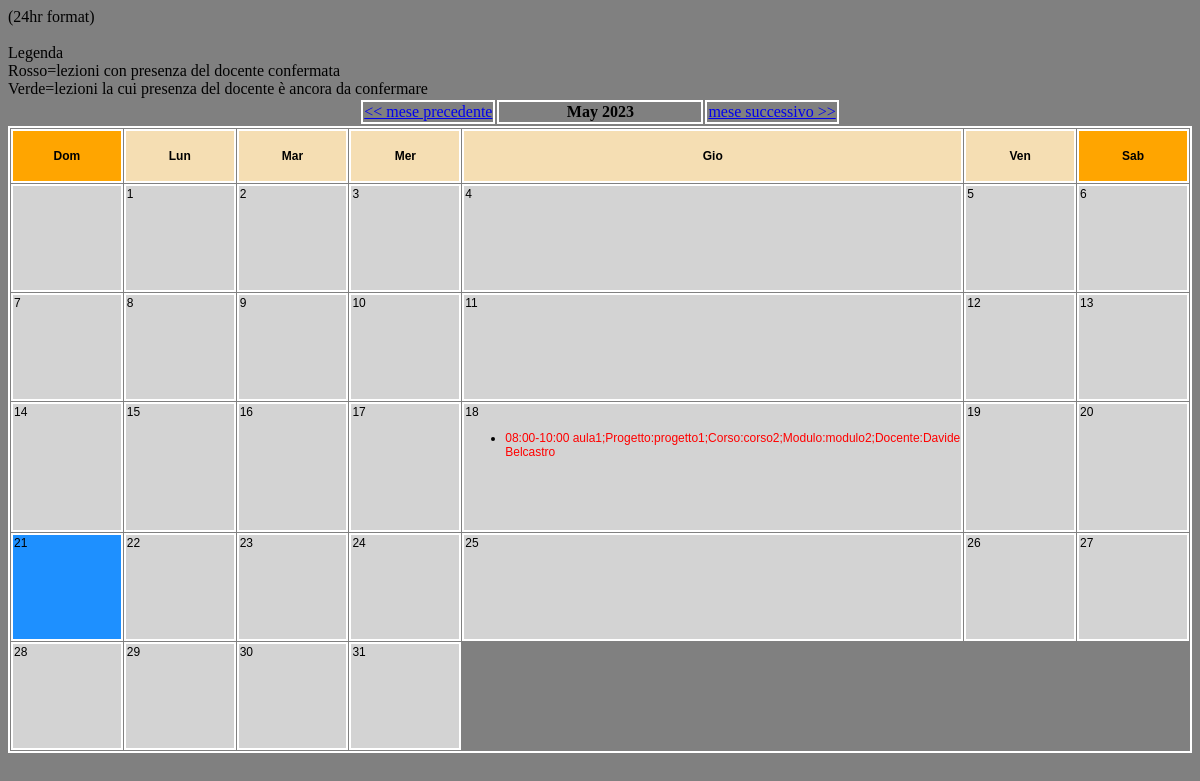
Page /agenda/registro_doc.php on the committed database.
### tables this page shows
CREATE TABLE `tb_calendario` (
  `id` int(11) NOT NULL,
  `datestamp` int(11) NOT NULL DEFAULT 0,
  `stimestamp` int(20) DEFAULT NULL,
  `etimestamp` int(20) DEFAULT NULL,
  `resource` varchar(50) DEFAULT NULL,
  `descr` varchar(50) DEFAULT NULL,
  `id_progetto` int(11) NOT NULL,
  `id_corso` int(11) NOT NULL,
  `id_modulo` int(11) DEFAULT NULL,
  `id_docente` int(11) DEFAULT -1
);

CREATE TABLE `tb_progetto` (
  `id_progetto` int(11) NOT NULL,
  `id_entefinanziante` int(11) DEFAULT 0,
  `nomeprogetto` longtext NOT NULL,
  `dtinizio` datetime DEFAULT NULL,
  `dtfine` datetime DEFAULT NULL,
  `numallieviprevisti` int(11) DEFAULT 0,
  `numallievifinali` int(11) DEFAULT 0,
  `numorepreviste` double DEFAULT 0,
  `numorerealizzate` double DEFAULT 0,
  `numoreinserite` int(11) DEFAULT 0,
  `id_user_modifica` int(11) DEFAULT NULL
);

CREATE TABLE `tb_corso` (
  `id_corso` int(11) NOT NULL,
  `id_progetto` int(11) NOT NULL DEFAULT 0,
  `titolo` varchar(255) DEFAULT '',
  `dtinizio` datetime DEFAULT NULL,
  `dtfine` datetime DEFAULT NULL,
  `orepreviste` double DEFAULT NULL,
  `oreinserite` int(11) DEFAULT 0,
  `orerealizzate` int(11) DEFAULT 0,
  `numallieviprevisti` int(11) DEFAULT NULL,
  `id_user_modifica` int(11) DEFAULT NULL
);

CREATE TABLE `tb_modulo` (
  `id_modulo` int(11) NOT NULL,
  `id_corso` int(11) NOT NULL DEFAULT 0,
  `titolo` varchar(255) DEFAULT NULL,
  `orepreviste` double DEFAULT NULL,
  `oreinserite` int(11) DEFAULT 0,
  `orerealizzate` int(11) DEFAULT 0,
  `id_user_modifica` int(11) DEFAULT NULL
);

CREATE TABLE `tb_anagrafica` (
  `id_anagrafica` int(11) NOT NULL,
  `cognome` varchar(255) DEFAULT NULL,
  `nome` varchar(255) DEFAULT NULL,
  `comune_nascita` varchar(255) DEFAULT NULL,
  `provincia_nascita` varchar(100) DEFAULT NULL,
  `data_nascita` varchar(255) DEFAULT NULL,
  `cittadinanza_id` int(6) DEFAULT NULL,
  `provincia_residenza` varchar(255) DEFAULT NULL,
  `comune_residenza` varchar(255) DEFAULT NULL,
  `cap_residenza` varchar(255) DEFAULT NULL,
  `indirizzo_residenza` varchar(255) DEFAULT NULL,
  `cf` varchar(255) DEFAULT NULL,
  `titolo_studio` varchar(255) DEFAULT NULL,
  `web` varchar(255) DEFAULT NULL,
  `email` varchar(255) DEFAULT NULL,
  `id_user_modifica` int(11) DEFAULT NULL
);

### agenda/include/calvars.inc (called while the page is built, shortened)
<?php
$events_table = "tb_calendario";
$time_standard = 0;
$TZONE = "EST";
$rowht1 = 30;
$rowht2 = 60;
$cellbg = "lightgray";
$curcellbg = "1E90FF";
$wkendbg = "orange";
$wkbg = "F5DEB3";
$tb_cellspacing = 1;
?>

### class/presenza.php (called while the page is built, shortened)
<?php
class Presenza
{
function getPresenzalezione($mysqli,$id_lezione)
{
    $stmt = $mysqli->prepare("select * FROM tb_regpresdoc where id_lezione_modulo= ?");
	$stmt->bind_param('i', $id_lezione);
    $stmt->execute();
   	$stmt->store_result();
	return$stmt->num_rows;
}
}
?>

### agenda/registro_doc.php (the view, shortened to what this page needs)
<?php
require("include/calvars.inc");
?>
<html>
<head>
<link rel="stylesheet" href="agenda/styles/calstyles.css" type="text/css">
<?php
$today = getdate();
$y2 = $today['year'];
$m2 = $today['mon'];
$d2 = $today['mday'];
$todaystring = $y2."-".$m2."-".$d2;
$localstring = $todaystring." ".$TZONE;
$todaystamp = strtotime($localstring);
if(!isset($_GET['noinc']))
{
 $timestamp = $todaystamp;
}
else
{
$timestamp=$_GET['timestamp'];
}
$m = strftime("%m",$timestamp);
$y = strftime("%Y",$timestamp);
$monthname = strftime("%B",$timestamp);
$startcol = date("w",mktime(1,1,1,$m,1,$y));
$daysinmonth = date("t",mktime(1,1,1,$m,1,$y));
?>
</head>
<body bgcolor="gray">
  <?php
if($time_standard == 0)
   echo "(24hr format)\n <br>";
else if($time_standard == 1)
  echo "(12hr format)\n <br>";
echo "\n <br>";
echo "Legenda\n <br>";
echo "Rosso=lezioni con presenza del docente confermata\n <br>";
echo "Verde=lezioni la cui presenza del docente è ancora da confermare";
?>
  </FONT><BR>
<table border="0" align="center">
  <tr align="center" valign="middle">
    <td align="right" id="meseprima"><a href="#"><< mese precedente</a></td>
    <td width="200"><FONT FACE="Verdana" SIZE=3 COLOR=black><B>
      <?php echo "$monthname $y";?></B></FONT></td>
    <td align="left"  id="mesedopo"><a href="#">mese successivo >></a></td>
  </tr>
</table>
<table style="border: 2px solid white;" cellspacing=<?php echo $tb_cellspacing?> bordercolor="black" width="100%" align="center" height="80%">
<tr class="daytitle">
   <td align="center" height="<?php echo $rowht1?>" width="14%" class="daytitle" bgcolor=<?php echo $wkendbg?>>Dom</td>
   <td align="center" height="<?php echo $rowht1?>" width="14%" class="daytitle" bgcolor=<?php echo $wkbg?>>Lun</td>
   <td align="center" height="<?php echo $rowht1?>" width="14%" class="daytitle" bgcolor=<?php echo $wkbg?>>Mar</td>
   <td align="center" height="<?php echo $rowht1?>" width="14%" class="daytitle" bgcolor=<?php echo $wkbg?>>Mer</td>
   <td align="center" height="<?php echo $rowht1?>" width="14%" class="daytitle" bgcolor=<?php echo $wkbg?>>Gio</td>
   <td align="center" height="<?php echo $rowht1?>" width="14%" class="daytitle" bgcolor=<?php echo $wkbg?>>Ven</td>
   <td align="center" height="<?php echo $rowht1?>" class="daytitle" bgcolor=<?php echo $wkendbg?>>Sab</td>
</tr>
<?php
$d = 1;
$i = 0;
print "<tr align=left valign=top bgcolor=$cellbg>";
while($i < $startcol)
{
    print "<TD>&nbsp;</TD>";
    $i++;
}
$daystring = $y."-".$m."-01 ".$TZONE;
$daystamp = strtotime($daystring);
 require_once('../configurazione/database.php');
require_once('../class/presenza.php');
$presenza= new Presenza();
while($d <= $daysinmonth)
{
    $string1 = strftime("%Y-%m-%d",$daystamp);
    if($i > 6)
    {
        print "</TR><tr align=left valign=top bgcolor=$cellbg>";
        $i = 0;
    }
  $sql= "SELECT ".$events_table.".*,`nomeprogetto`,tb_corso.titolo,tb_anagrafica.nome,tb_anagrafica.cognome, tb_modulo.titolo as tit2 FROM ".$events_table.",tb_progetto,tb_corso,tb_modulo,tb_anagrafica where tb_modulo.id_modulo = ".$events_table.".id_modulo and tb_modulo.id_corso = tb_corso.id_corso and tb_corso.id_progetto = tb_progetto.id_progetto and
  ".$events_table.".id_progetto = tb_progetto.id_progetto and ".$events_table.".id_corso = tb_corso.id_corso and tb_anagrafica.id_anagrafica = ".$events_table.".id_docente";
	  $stmt = $mysqli->prepare($sql);
	  $stmt->execute();
$result = $stmt->get_result();
         if (mysqli_num_rows($result)>=0)
         {
         ?>
        <td bgcolor=<?php if($todaystamp == $daystamp) echo $curcellbg; else echo $cellbg;?> height="<?php echo $rowht2 ?>" width="14%" class="dayno">
	  <?php echo $d."  <i class='far fa-calendar-plus'></i>"?></A><BR>
	  <ul>
        <?php
            while($rs= $result->fetch_assoc())
            {
   if(strftime("%Y-%m-%d",$rs['datestamp'])== $string1)
   {
               $thisid = $rs['id'];
               $stimestamp = $rs['stimestamp'];
               if($time_standard == 0)
                  $stime = strftime("%H:%M",$stimestamp);
               $etimestamp = $rs['etimestamp'];
               if($time_standard == 0)
                  $etime = strftime("%H:%M",$etimestamp);
               $loc = $rs['resource'];
               $desc = $rs['descr'];
			   $id_progetto = $rs['nomeprogetto'];
               $id_corso = $rs['titolo'];
			   $id_modulo=$rs['tit2'];
			   $id_nome=$rs['nome'];
			   $id_cognome=$rs['cognome'];
			   $confermata = $presenza->getPresenzalezione($mysqli,$thisid);
            if($confermata>0)
			{
				$colortesto="red";
				?>
				<span title="<?php echo "$desc  ($loc)";?>"><li>
				<A style="color:<?php echo $colortesto?>">
				<?php echo $stime."-".$etime."&nbsp".$loc.";Progetto:".$id_progetto.";Corso:".$id_corso.";Modulo:".$id_modulo.";Docente:".$id_nome." ".$id_cognome."<BR>";?>
				</a></li></span>
				<?php
			}
   }
            }
			?>
			</ul>
			<?php
      }
      else
      {?>
        <td bgcolor=<?php if($todaystamp == $daystamp)echo $curcellbg; else echo $cellbg;?> height="<?php echo $rowht2?>" width="14%" class="dayno">&nbsp;<?php echo $d?><BR>
      <?php }
    print "</TD>";
    $daystamp = strtotime("+1 day",$daystamp);
    $i++;
    $d++;
}
?>
</TABLE>

### agenda/styles/calstyles.css (style rules this page uses)
td { border: 2px solid white; }
.daytitle { font-family: Verdana, Arial, Helvetica, sans-serif; font-size: 12px; font-weight: bold; color: black }
.dayno { font-family: Verdana, Arial, Helvetica, sans-serif; font-size: 12px; color: black }

### rows in the picture
tb_calendario: stimestamp "08:00", etimestamp "10:00", resource "aula1", id_progetto.nomeprogetto "progetto1", id_corso.titolo "corso2", id_modulo.titolo "modulo2", tb_anagrafica.nome "Davide", tb_anagrafica.cognome "Belcastro"

### other values in the picture
$monthname "May"
$y "2023"
